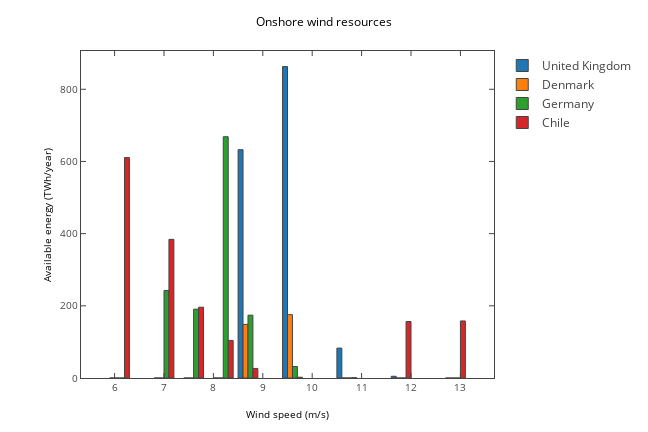

This figure's notebook cell:
### Markdown cell above
New plot with speeds

### Code cell
countries = ['United Kingdom', 'Denmark', 'Germany', 'Chile']
mpl_fig = plt.figure(figsize=(9, 6))
ax = mpl_fig.add_subplot(111)
x = [class2speed[i] for i in wind_res[countries[0]].keys()]

for i, country in enumerate(countries):
    y = wind_res[country].values()
    ax.bar(x, y, width=0.8)
ax.set_ylabel('Available energy (TWh/year)')
ax.set_xlabel('Wind speed (m/s)')
ax.set_title('Onshore wind resources')
plotly_fig = tls.mpl_to_plotly(mpl_fig)
for i, e in enumerate(plotly_fig['data']):
    e['name'] = countries[i]
plotly_fig["layout"]["showlegend"] = True
plotly_fig["layout"]['hovermode'] = 'x'
iplot(plotly_fig, filename='ons3')

### Figure 1 — Plotly figure (JSON) as saved in the notebook; plotly's stock layout.template omitted (floating-point values rounded to 4 significant figures)
{"data": [{"marker": {"color": "#1F77B4", "line": {"width": 1}}, "name": "United Kingdom", "opacity": 1, "orientation": "v", "type": "bar", "uid": "94b002d0-3976-11e9-a123-b00594f12df5", "x": [6.1, 7, 7.6, 8.2, 8.7, 9.6, 10.7, 11.8, 12.9], "xaxis": "x", "y": [0, 0, 0, 0, 632.6, 862.9, 82.85, 4.77, 0], "yaxis": "y"}, {"marker": {"color": "#FF7F0E", "line": {"width": 1}}, "name": "Denmark", "opacity": 1, "orientation": "v", "type": "bar", "uid": "94b34c18-3976-11e9-8a0b-b00594f12df5", "x": [6.1, 7, 7.6, 8.2, 8.7, 9.6, 10.7, 11.8, 12.9], "xaxis": "x", "y": [0, 0, 0, 0, 148.6, 175.5, 0, 0, 0], "yaxis": "y"}, {"marker": {"color": "#2CA02C", "line": {"width": 1}}, "name": "Germany", "opacity": 1, "orientation": "v", "type": "bar", "uid": "94b6ce76-3976-11e9-84d8-b00594f12df5", "x": [6.1, 7, 7.6, 8.2, 8.7, 9.6, 10.7, 11.8, 12.9], "xaxis": "x", "y": [0, 242.5, 190.7, 668.5, 174.0, 31.79, 0, 0, 0], "yaxis": "y"}, {"marker": {"color": "#D62728", "line": {"width": 1}}, "name": "Chile", "opacity": 1, "orientation": "v", "type": "bar", "uid": "94ba3ea6-3976-11e9-8138-b00594f12df5", "x": [6.1, 7, 7.6, 8.2, 8.7, 9.6, 10.7, 11.8, 12.9], "xaxis": "x", "y": [610.7, 384.1, 196.2, 104.1, 26.47, 2.135, 0.9379, 156.5, 158.1], "yaxis": "y"}], "layout": {"autosize": false, "height": 432, "hovermode": "x", "margin": {"b": 54, "l": 81, "pad": 0, "r": 64, "t": 51}, "showlegend": true, "title": {"font": {"color": "#000000", "size": 12}, "text": "Onshore wind resources"}, "width": 648, "xaxis": {"anchor": "y", "domain": [0, 1], "mirror": "ticks", "nticks": 10, "range": [5.32, 13.68], "showgrid": false, "showline": true, "side": "bottom", "tickfont": {"size": 10}, "ticks": "inside", "title": {"font": {"color": "#000000", "size": 10}, "text": "Wind speed (m/s)"}, "type": "linear", "zeroline": false}, "yaxis": {"anchor": "x", "domain": [0, 1], "mirror": "ticks", "nticks": 6, "range": [0, 906.0], "showgrid": false, "showline": true, "side": "left", "tickfont": {"size": 10}, "ticks": "inside", "title": {"font": {"color": "#000000", "size": 10}, "text": "Available energy (TWh/year)"}, "type": "linear", "zeroline": false}}}
